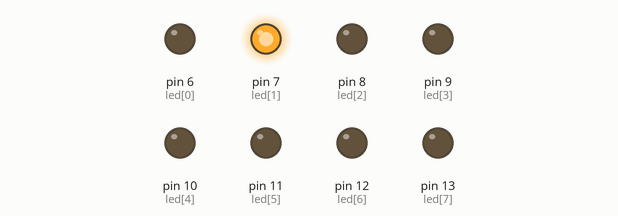
This sketch was run on a simulated Arduino Uno, built with avr-gcc and run on an emulated ATmega328P. Shown: output pins drawn as LEDs (lit = HIGH).

Above: at 0.2 s.
At 0.7 s:
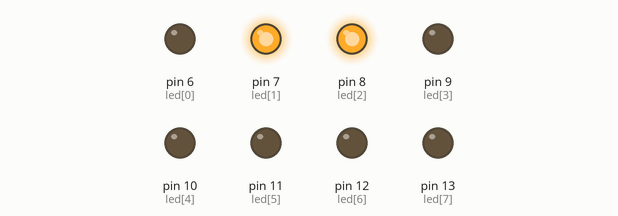
At 2.2 s:
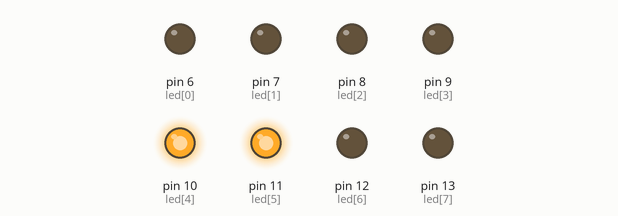
At 4.7 s:
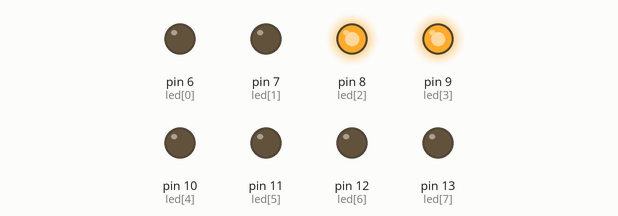
At 6.7 s:
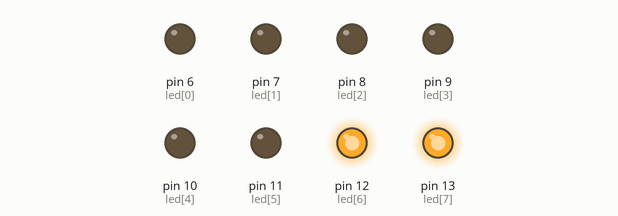
At 9.2 s:
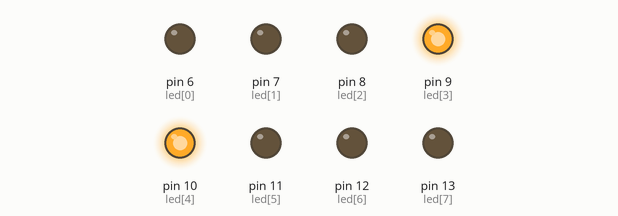
Timing chart, 0 to 9.8 s (numbered marks = the images above):
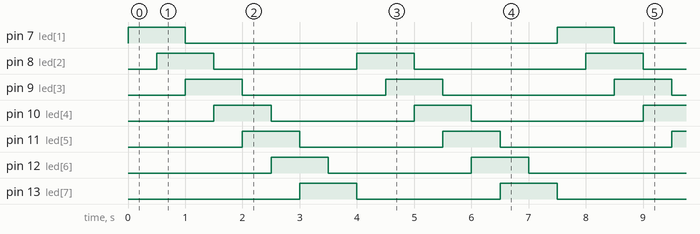

The sketch:

Test6.ino
```cpp
const unsigned int led[8] = { 6, 7, 8, 9, 10, 11, 12, 13 };

void setup() {
  // put your setup code here, to run once:
  for(int x=0; x<=7; x++) {
    pinMode(led[x], OUTPUT);
  }
}

void loop() {
  // put your main code here, to run repeatedly:
  for(int x=0; x<=7; x++) {
    digitalWrite(led[x, x+1], HIGH);
    delay(500);
    digitalWrite(led[x], LOW);
  }
  for(int x=1; x<=7; x++) {
    digitalWrite(led[x, x+1], HIGH);
    delay(500);
    digitalWrite(led[x], LOW);
  }
}
```

Measured:
- by itself, pin 7 (led[1]): alternates HIGH for 1.0 s and LOW for 6.5 s
- by itself, pin 8 (led[2]), pin 9 (led[3]), pin 10 (led[4]), pin 11 (led[5]), pin 12 (led[6]), pin 13 (led[7]): repeats every 7.5 s: LOW 2.5 s, HIGH 1.0 s, LOW 3.0 s, HIGH 1.0 s
- by itself, everything shown: repeats every 7.5 s, in 16 steps
